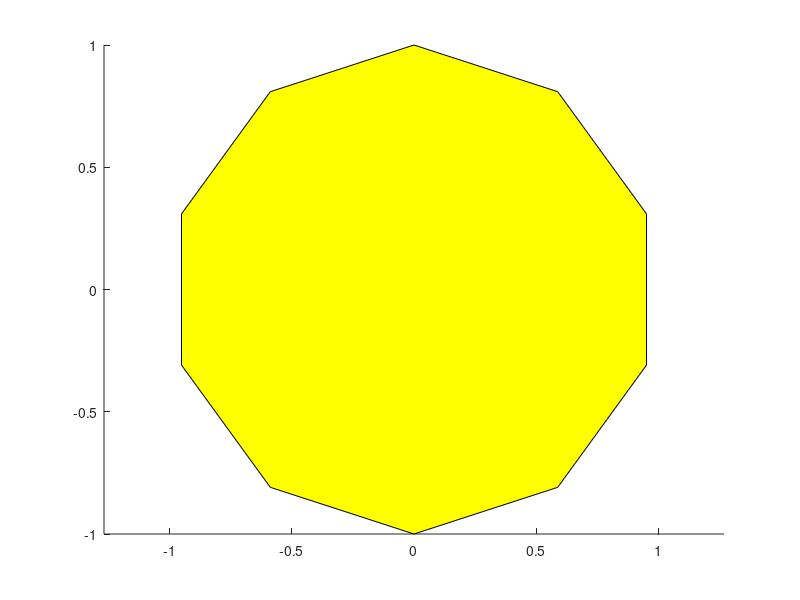

The MATLAB script that drew this image: (Note: this script raises an error after producing the figure.)
%=============================================================================
% Copyright (c) 2016-present Allan CORNET (Nelson)
%=============================================================================
% This file is part of Nelson.
%=============================================================================
% LICENCE_BLOCK_BEGIN
% SPDX-License-Identifier: LGPL-3.0-or-later
% LICENCE_BLOCK_END
%=============================================================================
% <--WEIGHT 2-->
% <--ADV-CLI MODE-->
%=============================================================================
f = figure('Position', [120 120 640 480]);
t = 0:pi / 5:2 * pi;
patch(sin(t), cos(t), 'y');
axis equal
frame = assert_opengl_patch_frame(f);
yellowPixels = frame(:, :, 1) > 120 & frame(:, :, 2) > 120 & frame(:, :, 3) < 140;
asserts.istrue(nnz(yellowPixels) > numel(yellowPixels) * 0.002);
close(f);
%=============================================================================
